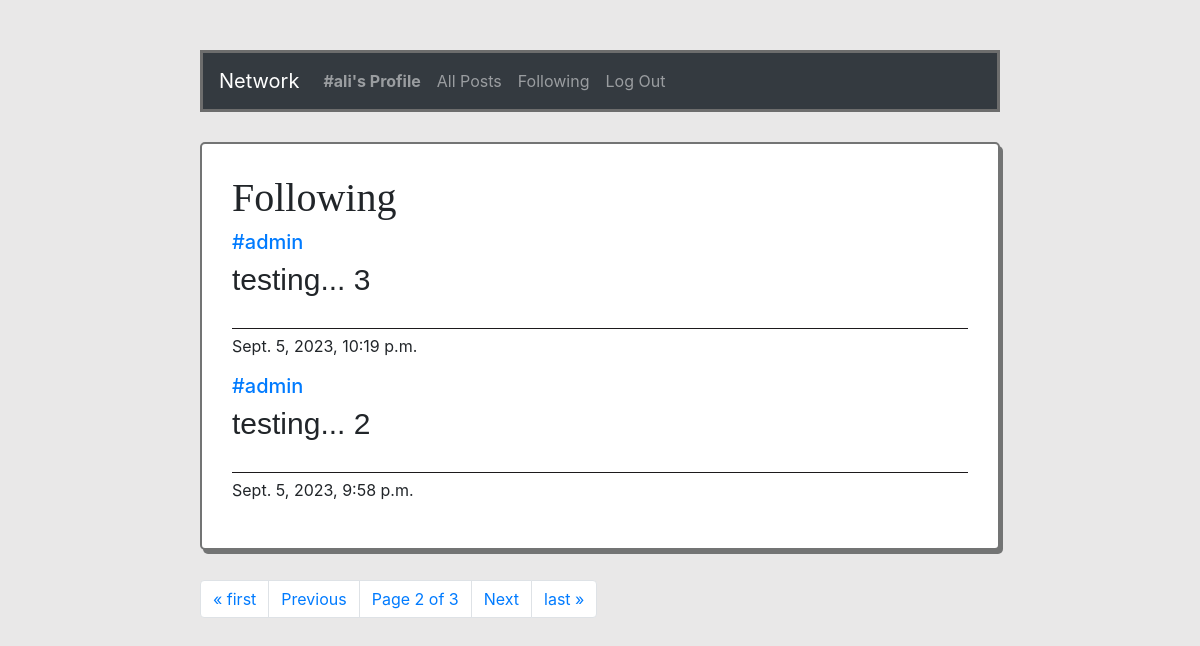
/following?page=2 (signed in), run on an earlier commit of the app's database.
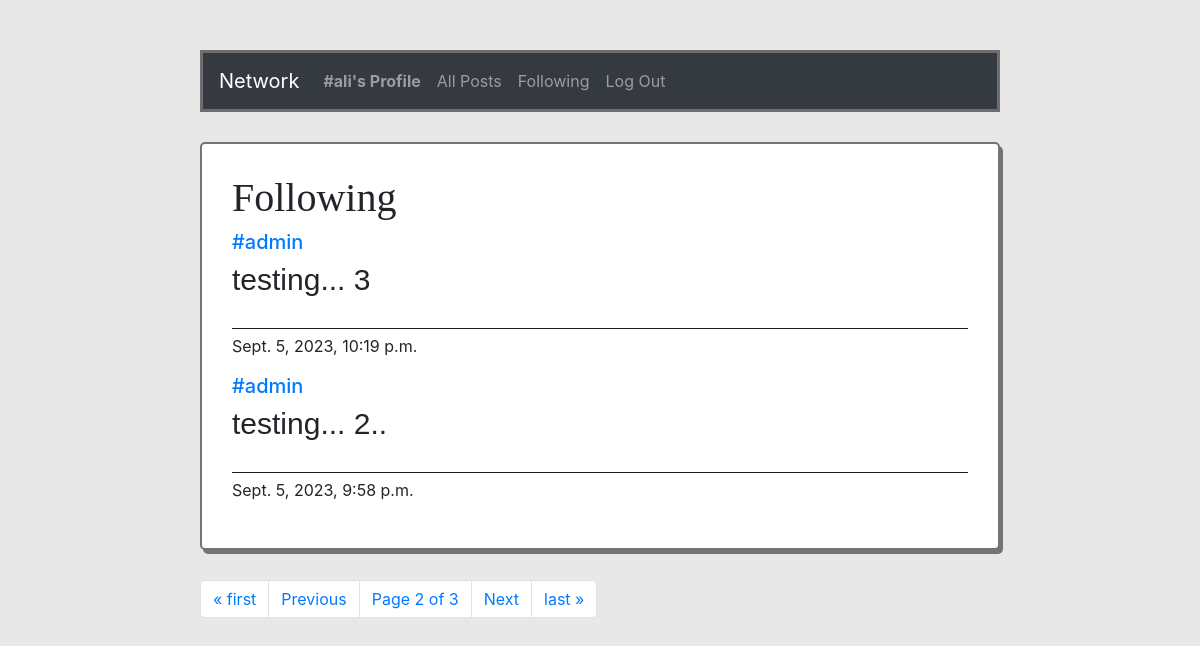
And on a later commit of the database.
### network/models.py (models this page shows, shortened)
class Post(models.Model):
    content = models.CharField(max_length=260)
    user = models.ForeignKey(User, on_delete=models.CASCADE, related_name="writer")
    date = models.DateTimeField(auto_now_add=True)

class User(AbstractUser):
    pass

### network/views.py (the view)
# urls.py: path("following", views.following, name="following"),
def following(request):
    userCurrent = User.objects.get(pk=request.user.id)
    followPpl = Follow.objects.filter(user=userCurrent)
    postAll = Post.objects.all().order_by('id').reverse()
    postsFollowing = []
    for post in postAll:
        for person in followPpl:
            if person.user_followed == post.user:
                postsFollowing.append(post)
    paginator = Paginator(postsFollowing, 2)
    page_number = request.GET.get('page')
    page_obj = paginator.get_page(page_number)
    return render(request, "network/following.html", {
        "page_obj": page_obj
    })

### network/templates/network/following.html
{% extends "network/layout.html" %}
{% block body %}
    <div class="allPosts">
        <h1 style="font-family:fantasy">Following</h1>
        {% for post in page_obj %}
            <div>
                <h5 class="username"><a href="{% url 'profile' user_id=post.user.id %}">#{{ post.user }}</a></h5>
                <h6 class="content">{{ post.content }}</h6>
                <p class="date">{{ post.date }}</p>
            </div>
        {% endfor %}
    </div>
    <nav aria-label="Page navigation example">
        <ul class="pagination">
            {% if page_obj.has_previous %}
                <li class="page-item"><a class="page-link" href="?page=1">&laquo; first</a></li>
                <li class="page-item"><a class="page-link" href="?page={{ page_obj.previous_page_number }}">Previous</a></li>
            {% endif %}
                <li class="page-item"><a href="" class="page-link">Page {{ page_obj.number }} of {{ page_obj.paginator.num_pages }}</a></li>
            {% if page_obj.has_next %}
                <li class="page-item"><a class="page-link" href="?page={{ page_obj.next_page_number }}">Next</a></li>
                <li class="page-item"><a class="page-link" href="?page={{ page_obj.paginator.num_pages }}">last &raquo;</a></li>
            {% endif %}
        </ul>
      </nav>
{% endblock %}

What changed in the data, as far as the page shows it:
changed Post: content "testing... 2" → "testing... 2.."
